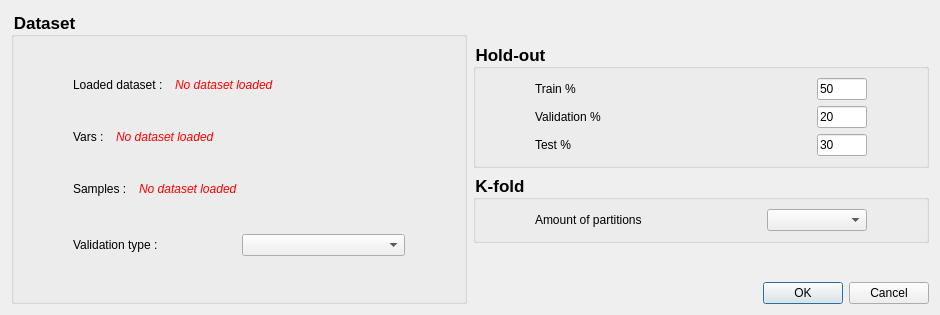
<?xml version="1.0" encoding="UTF-8"?>
<ui version="4.0">
 <class>DatasetSplitter</class>
 <widget class="QDialog" name="DatasetSplitter">
  <property name="geometry">
   <rect>
    <x>0</x>
    <y>0</y>
    <width>940</width>
    <height>315</height>
   </rect>
  </property>
  <property name="sizePolicy">
   <sizepolicy hsizetype="Preferred" vsizetype="MinimumExpanding">
    <horstretch>0</horstretch>
    <verstretch>0</verstretch>
   </sizepolicy>
  </property>
  <property name="windowTitle">
   <string>Dialog</string>
  </property>
  <layout class="QHBoxLayout" name="horizontalLayout_7">
   <item>
    <widget class="QGroupBox" name="groupBox_information">
     <property name="styleSheet">
      <string notr="true">QGroupBox
{
	
	font-size: 13pt;
    font-weight: bold;
}
</string>
     </property>
     <property name="title">
      <string>Dataset</string>
     </property>
     <layout class="QVBoxLayout" name="verticalLayout_2">
      <item>
       <layout class="QHBoxLayout" name="horizontalLayout_13">
        <property name="leftMargin">
         <number>50</number>
        </property>
        <property name="rightMargin">
         <number>50</number>
        </property>
        <item>
         <widget class="QLabel" name="label_4">
          <property name="sizePolicy">
           <sizepolicy hsizetype="Fixed" vsizetype="Fixed">
            <horstretch>0</horstretch>
            <verstretch>0</verstretch>
           </sizepolicy>
          </property>
          <property name="font">
           <font>
            <bold>false</bold>
           </font>
          </property>
          <property name="text">
           <string>Loaded dataset :</string>
          </property>
         </widget>
        </item>
        <item>
         <widget class="QLabel" name="label_dataInfo">
          <property name="sizePolicy">
           <sizepolicy hsizetype="Minimum" vsizetype="Fixed">
            <horstretch>0</horstretch>
            <verstretch>0</verstretch>
           </sizepolicy>
          </property>
          <property name="font">
           <font>
            <italic>true</italic>
           </font>
          </property>
          <property name="styleSheet">
           <string notr="true">color: rgb(255, 0, 0);</string>
          </property>
          <property name="text">
           <string>No dataset loaded</string>
          </property>
          <property name="wordWrap">
           <bool>true</bool>
          </property>
          <property name="indent">
           <number>6</number>
          </property>
          <property name="textInteractionFlags">
           <set>Qt::LinksAccessibleByMouse|Qt::TextSelectableByMouse</set>
          </property>
         </widget>
        </item>
       </layout>
      </item>
      <item>
       <layout class="QHBoxLayout" name="horizontalLayout_6">
        <property name="leftMargin">
         <number>50</number>
        </property>
        <item>
         <widget class="QLabel" name="label_7">
          <property name="sizePolicy">
           <sizepolicy hsizetype="Fixed" vsizetype="Fixed">
            <horstretch>0</horstretch>
            <verstretch>0</verstretch>
           </sizepolicy>
          </property>
          <property name="font">
           <font>
            <bold>false</bold>
           </font>
          </property>
          <property name="text">
           <string>Vars :</string>
          </property>
         </widget>
        </item>
        <item>
         <widget class="QLabel" name="label_dataVars">
          <property name="sizePolicy">
           <sizepolicy hsizetype="Minimum" vsizetype="Fixed">
            <horstretch>0</horstretch>
            <verstretch>0</verstretch>
           </sizepolicy>
          </property>
          <property name="font">
           <font>
            <italic>true</italic>
           </font>
          </property>
          <property name="styleSheet">
           <string notr="true">color: rgb(255, 0, 0);</string>
          </property>
          <property name="text">
           <string>No dataset loaded</string>
          </property>
          <property name="wordWrap">
           <bool>true</bool>
          </property>
          <property name="indent">
           <number>6</number>
          </property>
          <property name="textInteractionFlags">
           <set>Qt::LinksAccessibleByMouse|Qt::TextSelectableByMouse</set>
          </property>
         </widget>
        </item>
       </layout>
      </item>
      <item>
       <layout class="QHBoxLayout" name="horizontalLayout_8">
        <property name="leftMargin">
         <number>50</number>
        </property>
        <property name="rightMargin">
         <number>50</number>
        </property>
        <item>
         <widget class="QLabel" name="label_5">
          <property name="sizePolicy">
           <sizepolicy hsizetype="Fixed" vsizetype="Fixed">
            <horstretch>0</horstretch>
            <verstretch>0</verstretch>
           </sizepolicy>
          </property>
          <property name="font">
           <font>
            <bold>false</bold>
           </font>
          </property>
          <property name="text">
           <string>Samples :</string>
          </property>
         </widget>
        </item>
        <item>
         <widget class="QLabel" name="label_dataSamples">
          <property name="sizePolicy">
           <sizepolicy hsizetype="Minimum" vsizetype="Fixed">
            <horstretch>0</horstretch>
            <verstretch>0</verstretch>
           </sizepolicy>
          </property>
          <property name="font">
           <font>
            <italic>true</italic>
           </font>
          </property>
          <property name="styleSheet">
           <string notr="true">color: rgb(255, 0, 0);</string>
          </property>
          <property name="text">
           <string>No dataset loaded</string>
          </property>
          <property name="wordWrap">
           <bool>true</bool>
          </property>
          <property name="indent">
           <number>6</number>
          </property>
          <property name="textInteractionFlags">
           <set>Qt::LinksAccessibleByMouse|Qt::TextSelectableByMouse</set>
          </property>
         </widget>
        </item>
       </layout>
      </item>
      <item>
       <layout class="QHBoxLayout" name="horizontalLayout">
        <property name="leftMargin">
         <number>50</number>
        </property>
        <property name="rightMargin">
         <number>50</number>
        </property>
        <item>
         <widget class="QLabel" name="label">
          <property name="sizePolicy">
           <sizepolicy hsizetype="MinimumExpanding" vsizetype="Preferred">
            <horstretch>0</horstretch>
            <verstretch>0</verstretch>
           </sizepolicy>
          </property>
          <property name="text">
           <string>Validation type :</string>
          </property>
         </widget>
        </item>
        <item>
         <widget class="QComboBox" name="cbox_validation_type">
          <property name="sizePolicy">
           <sizepolicy hsizetype="MinimumExpanding" vsizetype="Fixed">
            <horstretch>0</horstretch>
            <verstretch>0</verstretch>
           </sizepolicy>
          </property>
          <property name="minimumSize">
           <size>
            <width>100</width>
            <height>0</height>
           </size>
          </property>
         </widget>
        </item>
       </layout>
      </item>
     </layout>
    </widget>
   </item>
   <item>
    <layout class="QVBoxLayout" name="verticalLayout_4">
     <item>
      <spacer name="verticalSpacer_2">
       <property name="orientation">
        <enum>Qt::Vertical</enum>
       </property>
       <property name="sizeHint" stdset="0">
        <size>
         <width>20</width>
         <height>40</height>
        </size>
       </property>
      </spacer>
     </item>
     <item>
      <widget class="QGroupBox" name="groupBox_holdout">
       <property name="sizePolicy">
        <sizepolicy hsizetype="Minimum" vsizetype="Preferred">
         <horstretch>0</horstretch>
         <verstretch>0</verstretch>
        </sizepolicy>
       </property>
       <property name="minimumSize">
        <size>
         <width>200</width>
         <height>0</height>
        </size>
       </property>
       <property name="styleSheet">
        <string notr="true">QGroupBox
{
	
	font-size: 13pt;
    font-weight: bold;
}
</string>
       </property>
       <property name="title">
        <string>Hold-out</string>
       </property>
       <layout class="QVBoxLayout" name="verticalLayout_5">
        <item>
         <layout class="QHBoxLayout" name="horizontalLayout_5">
          <property name="leftMargin">
           <number>50</number>
          </property>
          <property name="rightMargin">
           <number>50</number>
          </property>
          <item>
           <widget class="QLabel" name="label_2">
            <property name="text">
             <string>Train %</string>
            </property>
           </widget>
          </item>
          <item>
           <widget class="QLineEdit" name="lineEdit_train">
            <property name="sizePolicy">
             <sizepolicy hsizetype="Fixed" vsizetype="Fixed">
              <horstretch>0</horstretch>
              <verstretch>0</verstretch>
             </sizepolicy>
            </property>
            <property name="minimumSize">
             <size>
              <width>50</width>
              <height>0</height>
             </size>
            </property>
            <property name="maximumSize">
             <size>
              <width>50</width>
              <height>16777215</height>
             </size>
            </property>
            <property name="text">
             <string>50</string>
            </property>
           </widget>
          </item>
         </layout>
        </item>
        <item>
         <layout class="QHBoxLayout" name="horizontalLayout_3">
          <property name="leftMargin">
           <number>50</number>
          </property>
          <property name="rightMargin">
           <number>50</number>
          </property>
          <item>
           <widget class="QLabel" name="label_3">
            <property name="text">
             <string>Validation %</string>
            </property>
           </widget>
          </item>
          <item>
           <widget class="QLineEdit" name="lineEdit_validation">
            <property name="sizePolicy">
             <sizepolicy hsizetype="Fixed" vsizetype="Fixed">
              <horstretch>0</horstretch>
              <verstretch>0</verstretch>
             </sizepolicy>
            </property>
            <property name="minimumSize">
             <size>
              <width>50</width>
              <height>0</height>
             </size>
            </property>
            <property name="maximumSize">
             <size>
              <width>50</width>
              <height>16777215</height>
             </size>
            </property>
            <property name="text">
             <string>20</string>
            </property>
           </widget>
          </item>
         </layout>
        </item>
        <item>
         <layout class="QHBoxLayout" name="horizontalLayout_4">
          <property name="leftMargin">
           <number>50</number>
          </property>
          <property name="rightMargin">
           <number>50</number>
          </property>
          <item>
           <widget class="QLabel" name="label_6">
            <property name="text">
             <string>Test %</string>
            </property>
           </widget>
          </item>
          <item>
           <widget class="QLineEdit" name="lineEdit_test">
            <property name="sizePolicy">
             <sizepolicy hsizetype="Fixed" vsizetype="Fixed">
              <horstretch>0</horstretch>
              <verstretch>0</verstretch>
             </sizepolicy>
            </property>
            <property name="minimumSize">
             <size>
              <width>50</width>
              <height>0</height>
             </size>
            </property>
            <property name="maximumSize">
             <size>
              <width>50</width>
              <height>16777215</height>
             </size>
            </property>
            <property name="text">
             <string>30</string>
            </property>
           </widget>
          </item>
         </layout>
        </item>
       </layout>
      </widget>
     </item>
     <item>
      <widget class="QGroupBox" name="groupBox_kfold">
       <property name="sizePolicy">
        <sizepolicy hsizetype="Preferred" vsizetype="Fixed">
         <horstretch>0</horstretch>
         <verstretch>0</verstretch>
        </sizepolicy>
       </property>
       <property name="styleSheet">
        <string notr="true">QGroupBox
{
	
	font-size: 13pt;
    font-weight: bold;
}
</string>
       </property>
       <property name="title">
        <string>K-fold</string>
       </property>
       <layout class="QVBoxLayout" name="verticalLayout_3">
        <item>
         <layout class="QHBoxLayout" name="horizontalLayout_2">
          <property name="leftMargin">
           <number>50</number>
          </property>
          <property name="rightMargin">
           <number>50</number>
          </property>
          <item>
           <widget class="QLabel" name="label_8">
            <property name="text">
             <string>Amount of partitions</string>
            </property>
           </widget>
          </item>
          <item>
           <widget class="QComboBox" name="cbox_partition_amount">
            <property name="sizePolicy">
             <sizepolicy hsizetype="Fixed" vsizetype="Fixed">
              <horstretch>0</horstretch>
              <verstretch>0</verstretch>
             </sizepolicy>
            </property>
            <property name="minimumSize">
             <size>
              <width>100</width>
              <height>0</height>
             </size>
            </property>
            <property name="maximumSize">
             <size>
              <width>50</width>
              <height>16777215</height>
             </size>
            </property>
           </widget>
          </item>
         </layout>
        </item>
       </layout>
      </widget>
     </item>
     <item>
      <spacer name="verticalSpacer">
       <property name="orientation">
        <enum>Qt::Vertical</enum>
       </property>
       <property name="sizeHint" stdset="0">
        <size>
         <width>20</width>
         <height>40</height>
        </size>
       </property>
      </spacer>
     </item>
     <item>
      <widget class="QDialogButtonBox" name="buttonBox">
       <property name="orientation">
        <enum>Qt::Horizontal</enum>
       </property>
       <property name="standardButtons">
        <set>QDialogButtonBox::Cancel|QDialogButtonBox::Ok</set>
       </property>
      </widget>
     </item>
    </layout>
   </item>
  </layout>
 </widget>
 <resources/>
 <connections>
  <connection>
   <sender>buttonBox</sender>
   <signal>accepted()</signal>
   <receiver>DatasetSplitter</receiver>
   <slot>accept()</slot>
   <hints>
    <hint type="sourcelabel">
     <x>248</x>
     <y>254</y>
    </hint>
    <hint type="destinationlabel">
     <x>157</x>
     <y>274</y>
    </hint>
   </hints>
  </connection>
  <connection>
   <sender>buttonBox</sender>
   <signal>rejected()</signal>
   <receiver>DatasetSplitter</receiver>
   <slot>reject()</slot>
   <hints>
    <hint type="sourcelabel">
     <x>316</x>
     <y>260</y>
    </hint>
    <hint type="destinationlabel">
     <x>286</x>
     <y>274</y>
    </hint>
   </hints>
  </connection>
 </connections>
</ui>
